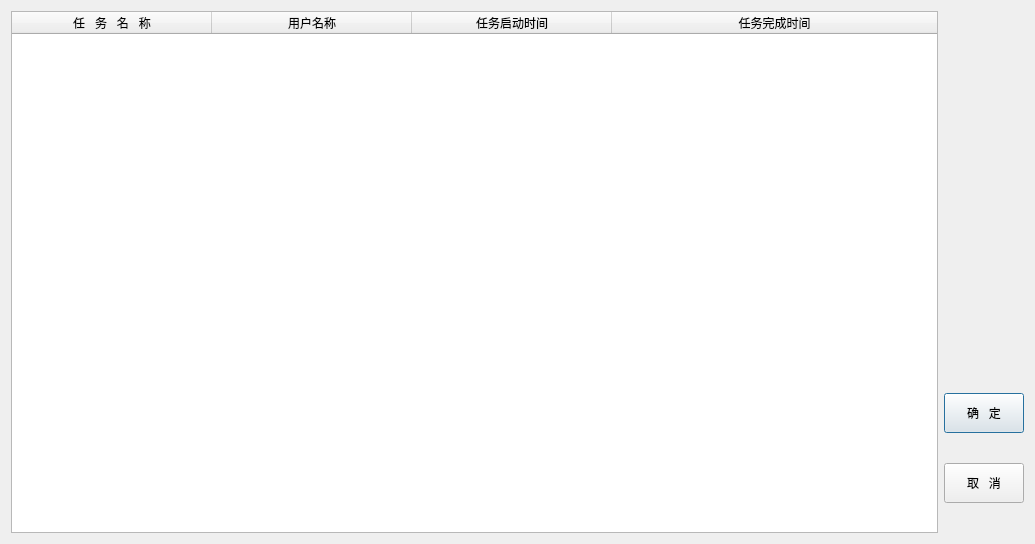
<?xml version="1.0" encoding="UTF-8"?>
<ui version="4.0">
 <class>CSelectTaskTable</class>
 <widget class="QDialog" name="CSelectTaskTable">
  <property name="geometry">
   <rect>
    <x>0</x>
    <y>0</y>
    <width>1035</width>
    <height>544</height>
   </rect>
  </property>
  <property name="windowTitle">
   <string>选择任务</string>
  </property>
  <property name="styleSheet">
   <string notr="true">font: 14pt &quot;宋体&quot;;</string>
  </property>
  <layout class="QHBoxLayout" name="horizontalLayout">
   <item>
    <widget class="QTableWidget" name="listTask">
     <property name="sortingEnabled">
      <bool>true</bool>
     </property>
     <attribute name="horizontalHeaderCascadingSectionResizes">
      <bool>false</bool>
     </attribute>
     <attribute name="horizontalHeaderDefaultSectionSize">
      <number>200</number>
     </attribute>
     <attribute name="horizontalHeaderMinimumSectionSize">
      <number>150</number>
     </attribute>
     <attribute name="horizontalHeaderShowSortIndicator" stdset="0">
      <bool>true</bool>
     </attribute>
     <attribute name="horizontalHeaderStretchLastSection">
      <bool>true</bool>
     </attribute>
     <attribute name="verticalHeaderMinimumSectionSize">
      <number>35</number>
     </attribute>
     <column>
      <property name="text">
       <string> 任   务   名   称 </string>
      </property>
     </column>
     <column>
      <property name="text">
       <string>用户名称</string>
      </property>
     </column>
     <column>
      <property name="text">
       <string>任务启动时间</string>
      </property>
     </column>
     <column>
      <property name="text">
       <string>任务完成时间</string>
      </property>
     </column>
    </widget>
   </item>
   <item>
    <layout class="QVBoxLayout" name="verticalLayout">
     <property name="spacing">
      <number>30</number>
     </property>
     <property name="bottomMargin">
      <number>30</number>
     </property>
     <item>
      <spacer name="verticalSpacer">
       <property name="orientation">
        <enum>Qt::Vertical</enum>
       </property>
       <property name="sizeHint" stdset="0">
        <size>
         <width>20</width>
         <height>40</height>
        </size>
       </property>
      </spacer>
     </item>
     <item>
      <widget class="QPushButton" name="buttonEnter">
       <property name="minimumSize">
        <size>
         <width>0</width>
         <height>40</height>
        </size>
       </property>
       <property name="styleSheet">
        <string notr="true">font: 12pt &quot;宋体&quot;;</string>
       </property>
       <property name="text">
        <string>确   定</string>
       </property>
      </widget>
     </item>
     <item>
      <widget class="QPushButton" name="buttonExit">
       <property name="minimumSize">
        <size>
         <width>0</width>
         <height>40</height>
        </size>
       </property>
       <property name="styleSheet">
        <string notr="true">font: 12pt &quot;宋体&quot;;</string>
       </property>
       <property name="text">
        <string>取   消</string>
       </property>
      </widget>
     </item>
    </layout>
   </item>
  </layout>
 </widget>
 <resources/>
 <connections>
  <connection>
   <sender>buttonExit</sender>
   <signal>clicked()</signal>
   <receiver>CSelectTaskTable</receiver>
   <slot>reject()</slot>
   <hints>
    <hint type="sourcelabel">
     <x>580</x>
     <y>350</y>
    </hint>
    <hint type="destinationlabel">
     <x>324</x>
     <y>199</y>
    </hint>
   </hints>
  </connection>
 </connections>
</ui>
